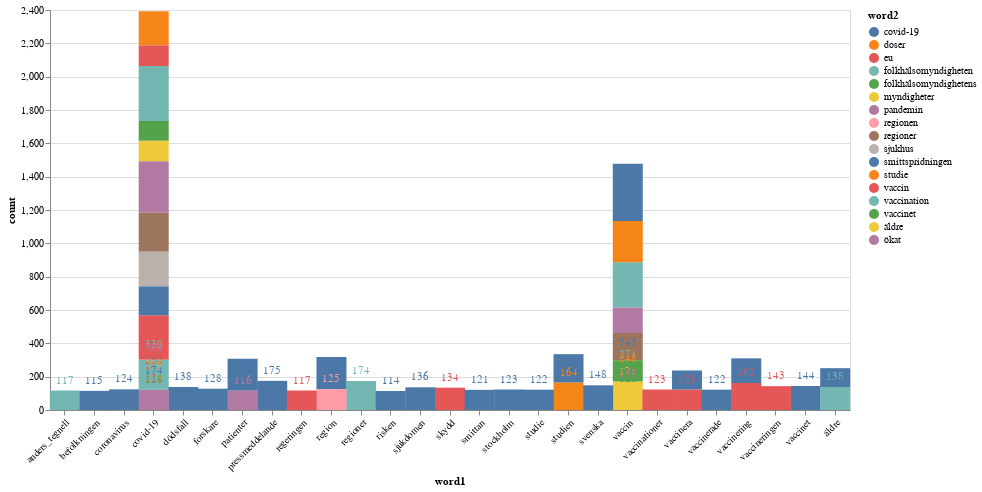

Notebook cell for this chart:
### Code cell
import altair as alt #See at the end for referernce

# Rename the column '0' to 'count'
word_pairs_count = word_pairs_count.rename(columns={0: 'count'})

# Sort the DataFrame by the 'count' column in descending order and keep the top 50 rows
top_50_pairs = word_pairs_count.sort_values(by='count', ascending=False).head(50)

# Create the bar chart with increased width
bars = alt.Chart(top_50_pairs).mark_bar(size=30).encode(  # Adjust the bar size for better visibility
    x=alt.X('word1:N', axis=alt.Axis(labelAngle=-45)),    # word1 on the x-axis (nominal type) with rotated labels
    y='count:Q',                                          # count on the y-axis (quantitative type)
    color='word2:N'                                       # color the bars by word2 (nominal type)
).properties(
    width=800,                                            # Increase the width of the chart
    height=400                                            # Set a comfortable height for readability
)

# Add the text with the count value inside each bar
text = bars.mark_text(
    align='center',      # Center the text horizontally
    baseline='middle',   # Center the text vertically
    dy=-10               # Adjust the position of the text (move it slightly above the bar)
).encode(
    text='count:Q'       # Use the 'count' column as the text value
)

# Display the combined chart (bars + text)
chart = bars + text
chart.display()

#the plot shows the x strongest relationships between pairs of words
# based on their frequency or co-occurrence in some context. Each bar represents
# a pair of words, and the height of the bar shows how strong their relationship
#is — the higher the bar, the stronger the relationship.

### Figure 1 — Vega-Lite specification as saved in the notebook (floating-point values rounded to 4 significant figures)
{"config": {"view": {"continuousWidth": 400, "continuousHeight": 300}}, "layer": [{"mark": {"type": "bar", "size": 30}, "encoding": {"color": {"field": "word2", "type": "nominal"}, "x": {"axis": {"labelAngle": -45}, "field": "word1", "type": "nominal"}, "y": {"field": "count", "type": "quantitative"}}, "height": 400, "width": 800}, {"mark": {"type": "text", "align": "center", "baseline": "middle", "dy": -10}, "encoding": {"color": {"field": "word2", "type": "nominal"}, "text": {"field": "count", "type": "quantitative"}, "x": {"axis": {"labelAngle": -45}, "field": "word1", "type": "nominal"}, "y": {"field": "count", "type": "quantitative"}}, "height": 400, "width": 800}], "data": {"name": "data-459de9f2aa4af3b0a177ecc970ce8331"}, "$schema": "https://vega.github.io/schema/vega-lite/v4.17.0.json", "datasets": {"data-459de9f2aa4af3b0a177ecc970ce8331": [{"word1": "vaccin", "word2": "covid-19", "count": 343}, {"word1": "covid-19", "word2": "folkhälsomyndigheten", "count": 330}, {"word1": "covid-19", "word2": "pandemin", "count": 309}, {"word1": "vaccin", "word2": "folkhälsomyndigheten", "count": 271}, {"word1": "covid-19", "word2": "vaccin", "count": 267}, {"word1": "vaccin", "word2": "doser", "count": 248}, {"word1": "covid-19", "word2": "regioner", "count": 234}, {"word1": "covid-19", "word2": "sjukhus", "count": 208}, {"word1": "covid-19", "word2": "doser", "count": 205}, {"word1": "region", "word2": "covid-19", "count": 193}, {"word1": "patienter", "word2": "covid-19", "count": 191}, {"word1": "covid-19", "word2": "vaccination", "count": 180}, {"word1": "pressmeddelande", "word2": "covid-19", "count": 175}, {"word1": "covid-19", "word2": "smittspridningen", "count": 174}, {"word1": "regioner", "word2": "folkhälsomyndigheten", "count": 174}, {"word1": "studien", "word2": "covid-19", "count": 171}, {"word1": "vaccin", "word2": "äldre", "count": 171}, {"word1": "studien", "word2": "studie", "count": 164}, {"word1": "vaccin", "word2": "regioner", "count": 163}, {"word1": "vaccinering", "word2": "vaccin", "count": 162}, {"word1": "vaccin", "word2": "pandemin", "count": 153}, {"word1": "vaccinering", "word2": "covid-19", "count": 148}, {"word1": "svenska", "word2": "covid-19", "count": 148}, {"word1": "vaccinet", "word2": "covid-19", "count": 144}, {"word1": "vaccineringen", "word2": "vaccin", "count": 143}, {"word1": "dödsfall", "word2": "covid-19", "count": 138}, {"word1": "äldre", "word2": "folkhälsomyndigheten", "count": 138}, {"word1": "sjukdomen", "word2": "covid-19", "count": 136}, {"word1": "skydd", "word2": "vaccin", "count": 134}, {"word1": "forskare", "word2": "covid-19", "count": 128}, {"word1": "vaccin", "word2": "vaccinet", "count": 128}, {"word1": "region", "word2": "regionen", "count": 125}, {"word1": "covid-19", "word2": "eu", "count": 124}, {"word1": "coronavirus", "word2": "covid-19", "count": 124}, {"word1": "vaccinationer", "word2": "vaccin", "count": 123}, {"word1": "stockholm", "word2": "covid-19", "count": 123}, {"word1": "vaccinera", "word2": "vaccin", "count": 123}, {"word1": "covid-19", "word2": "myndigheter", "count": 123}, {"word1": "vaccinerade", "word2": "covid-19", "count": 122}, {"word1": "studie", "word2": "covid-19", "count": 122}, {"word1": "smittan", "word2": "covid-19", "count": 121}, {"word1": "covid-19", "word2": "ökat", "count": 121}, {"word1": "covid-19", "word2": "folkhälsomyndighetens", "count": 118}, {"word1": "anders_tegnell", "word2": "folkhälsomyndigheten", "count": 117}, {"word1": "regeringen", "word2": "vaccin", "count": 117}, {"word1": "patienter", "word2": "pandemin", "count": 116}, {"word1": "befolkningen", "word2": "covid-19", "count": 115}, {"word1": "vaccinera", "word2": "covid-19", "count": 114}, {"word1": "risken", "word2": "covid-19", "count": 114}, {"word1": "äldre", "word2": "covid-19", "count": 113}]}}
